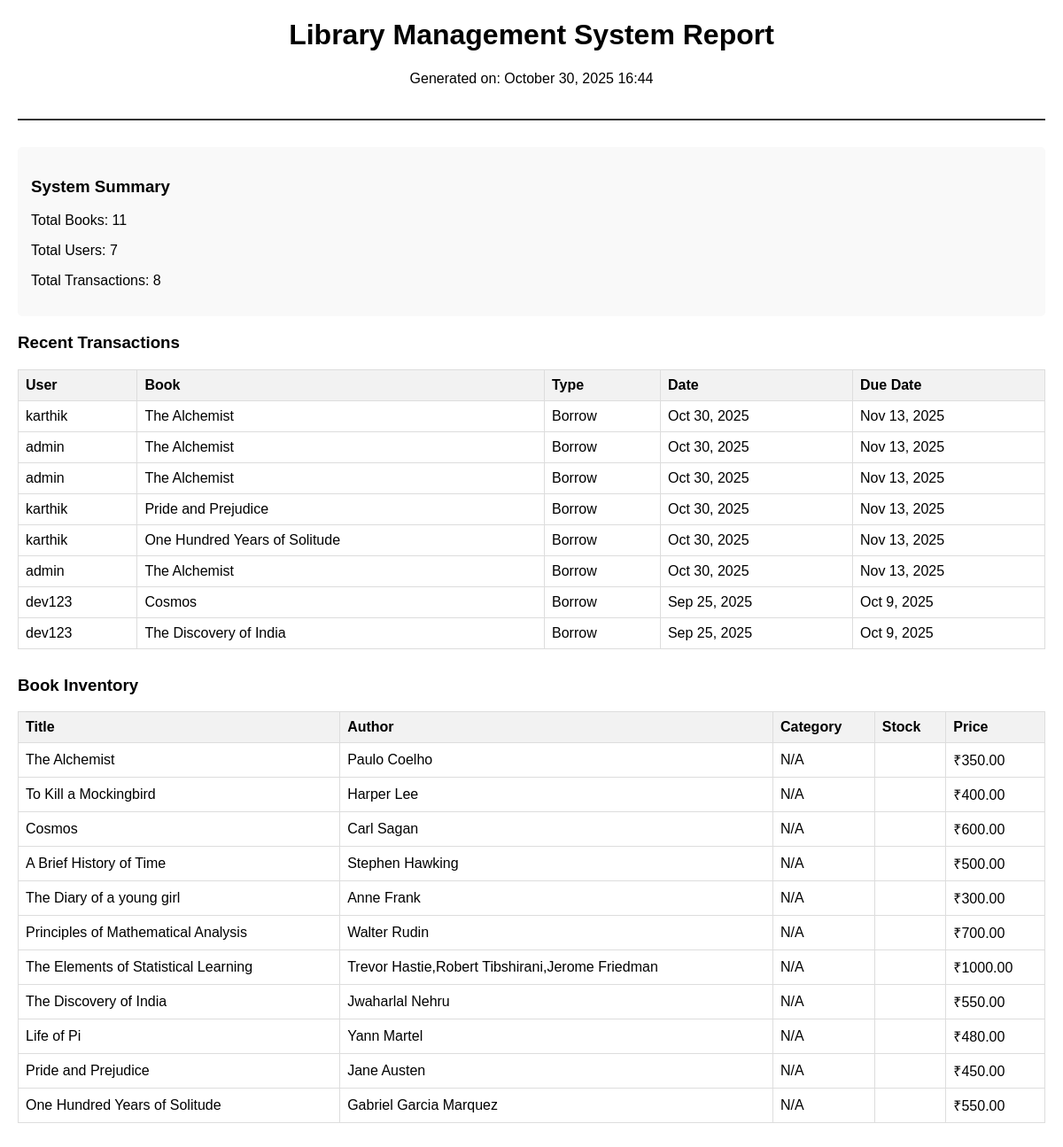
Page /dashboard/generate-report/ (signed in) on the earlier database version.
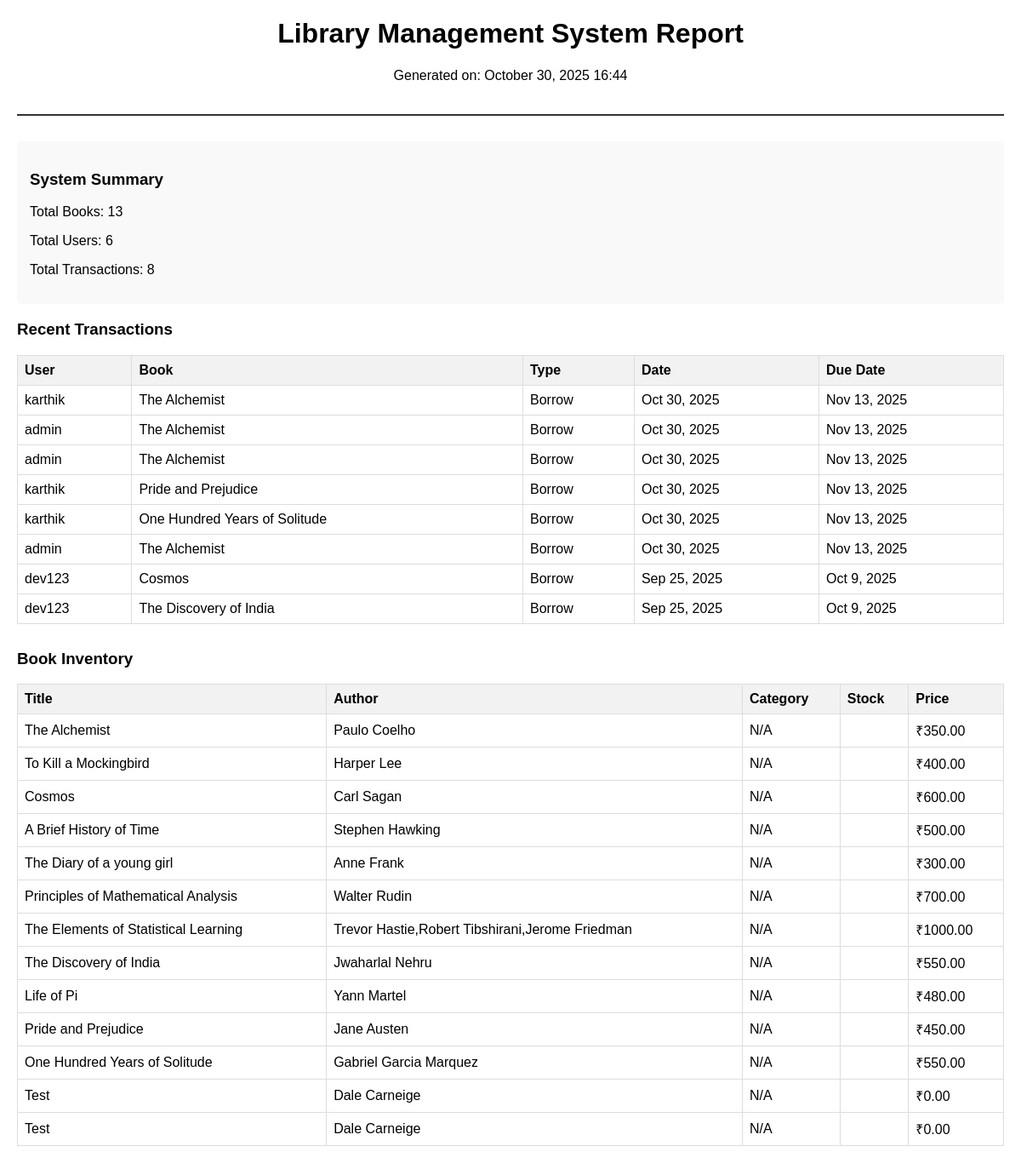
Same page on the later database version.
### catalog/models.py (models this page shows, shortened)
class Transaction(models.Model):
    TRAN_TYPE = (('borrow','borrow'),('return','return'))
    book = models.ForeignKey('Book', on_delete=models.CASCADE)
    user = models.ForeignKey(settings.AUTH_USER_MODEL, on_delete=models.CASCADE)
    transaction_type = models.CharField(max_length=10, choices=TRAN_TYPE)
    date = models.DateTimeField(auto_now_add=True)
    due_date = models.DateField(null=True, blank=True)
    returned = models.BooleanField(default=False)
    return_date = models.DateField(null=True, blank=True)
    fine = models.DecimalField(max_digits=6, decimal_places=2, default=0)

class CustomUser(AbstractUser):
    ROLE_CHOICES = (
        ('admin', 'Admin'),
        ('user', 'User'),
    )
    role = models.CharField(max_length=10, choices=ROLE_CHOICES, default='user')

class Book(models.Model):
    CATEGORY_CHOICES = [
        ('Science', 'Science'),
        ('Fiction', 'Fiction'),
        ('Mathematics', 'Mathematics'),
        ('History', 'History'),
        ('DataScience','DataScience'),
    ]
    LANGUAGE_CHOICES = [
        ('English', 'English'),
        ('Spanish', 'Spanish'),
        ('French', 'French'),
        ('German', 'German'),
        ('Other', 'Other'),
    ]
    title = models.CharField(max_length=255)
    author = models.CharField(max_length=255)
    isbn = models.CharField(max_length=50, blank=True)
    category = models.CharField(max_length=50, choices=CATEGORY_CHOICES)
    description = models.TextField(blank=True, null=True)
    publication_date = models.DateField(null=True, blank=True)
    pages = models.IntegerField(null=True, blank=True)
    language = models.CharField(max_length=50, choices=LANGUAGE_CHOICES, default='English')
    price = models.DecimalField(max_digits=8, decimal_places=2, default=0)
    total_copies = models.IntegerField(default=1)
    available_copies = models.IntegerField(default=1)
    image = models.ImageField(upload_to='book_covers/', null=True, blank=True)
    created_at = models.DateTimeField(auto_now_add=True)
    updated_at = models.DateTimeField(auto_now=True)

### catalog/views.py (the view)
# urls.py: path("dashboard/generate-report/", views.generate_report, name="generate_report"),
@login_required
def generate_report(request):
    if not request.user.is_superuser:
        messages.error(request, "You don't have permission to generate reports.")
        return redirect('dashboard')
    books = Book.objects.all()
    transactions = Transaction.objects.all().order_by('-date')[:100]  # Last 100 transactions
    donations = Donation.objects.all()
    sales = Sale.objects.all()
    context = {
        'books': books,
        'transactions': transactions,
        'donations': donations,
        'sales': sales,
        'generated_date': datetime.now(),
        'total_books': books.count(),
        'total_transactions': transactions.count(),
        'total_users': CustomUser.objects.count(),
    }
    html_content = render_to_string('catalog/report_template.html', context)
    response = HttpResponse(html_content)
    response['Content-Disposition'] = 'attachment; filename="library_report.html"'
    return response

### templates/catalog/report_template.html (shortened to what this page needs)
<!DOCTYPE html>
<html>
<head>
</head>
<body>
    <div class="header">
        <h1>Library Management System Report</h1>
        <p>Generated on: {{ generated_date|date:"F j, Y H:i" }}</p>
    </div>
    <div class="summary">
        <h3>System Summary</h3>
        <p>Total Books: {{ total_books }}</p>
        <p>Total Users: {{ total_users }}</p>
        <p>Total Transactions: {{ total_transactions }}</p>
    </div>
    <div class="section">
        <h3>Recent Transactions</h3>
        <table>
            <thead>
                <tr>
                    <th>User</th>
                    <th>Book</th>
                    <th>Type</th>
                    <th>Date</th>
                    <th>Due Date</th>
                </tr>
            </thead>
            <tbody>
                {% for transaction in transactions %}
                <tr>
                    <td>{{ transaction.user.username }}</td>
                    <td>{{ transaction.book.title }}</td>
                    <td>{{ transaction.transaction_type|title }}</td>
                    <td>{{ transaction.date|date:"M j, Y" }}</td>
                    <td>{{ transaction.due_date|date:"M j, Y"|default:"N/A" }}</td>
                </tr>
                {% endfor %}
            </tbody>
        </table>
    </div>
    <div class="section">
        <h3>Book Inventory</h3>
        <table>
            <thead>
                <tr>
                    <th>Title</th>
                    <th>Author</th>
                    <th>Category</th>
                    <th>Stock</th>
                    <th>Price</th>
                </tr>
            </thead>
            <tbody>
                {% for book in books %}
                <tr>
                    <td>{{ book.title }}</td>
                    <td>{{ book.author }}</td>
                    <td>{{ book.category.name|default:"N/A" }}</td>
                    <td>{{ book.stock }}</td>
                    <td>₹{{ book.price }}</td>
                </tr>
                {% endfor %}
            </tbody>
        </table>
    </div>
</body>
</html>

Differences in the rows shown:
added Book: title "Test", author "Dale Carneige", category.name "N/A", price "0.00"
added Book: title "Test", author "Dale Carneige", category.name "N/A", price "0.00"
Other differences:
{{ total_books }}: "11" → "13"
{{ total_users }}: "7" → "6"
